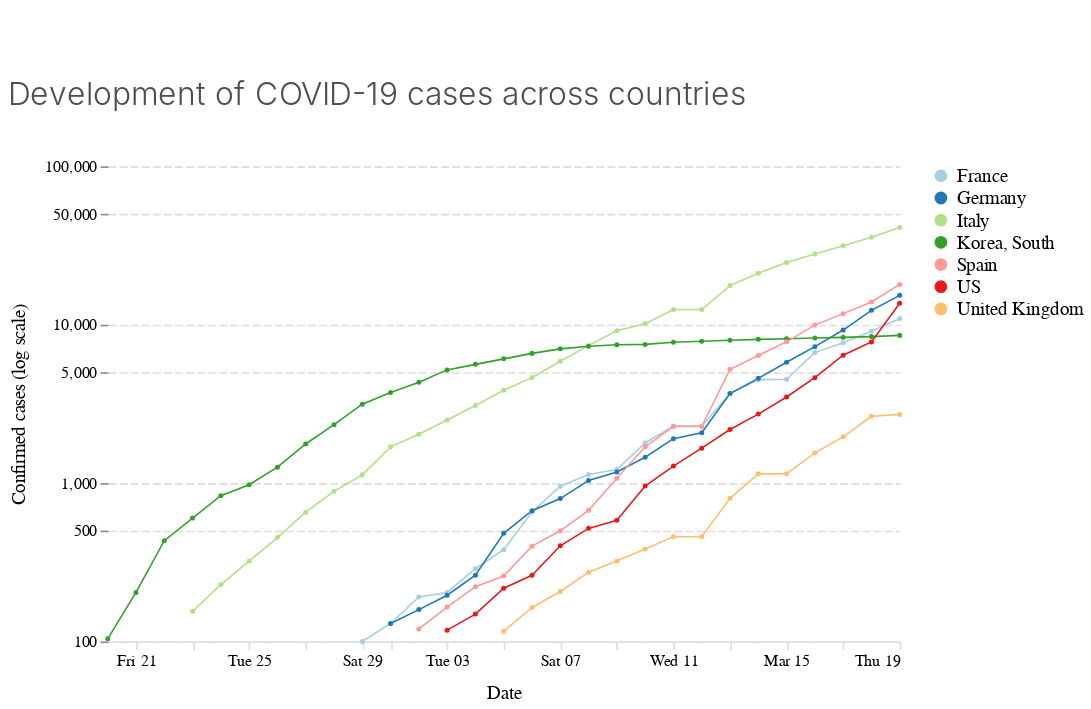

This figure's notebook cell:
### Markdown cell above
## Case count per day

### Code cell
alt.Chart(
    confirmed_sel, 
    height=300,
    title='Development of COVID-19 cases across countries'
).mark_line(
    point=alt.OverlayMarkDef(shape='circle', size=10)
).encode(
    alt.X('date:T', title='Date'),
    alt.Y(
        'value:Q', 
        scale=alt.Scale(
            type='log', 
            bins=[100,500,1000,5000,10000,50000,100000]),
        title='Confirmed cases (log scale)'
    ),
    color='country:N')

### Figure 1 — Vega-Lite specification as saved in the notebook (floating-point values rounded to 4 significant figures; data arrays with more than 128 entries replaced by an {"elided": "..."} marker saying what was removed)
{"$schema": "https://vega.github.io/schema/vega-lite/v3.4.0.json", "config": {"area": {"fill": "#1696d2"}, "axisX": {"domain": true, "domainColor": "#DEDDDD", "domainDashOffset": 10, "domainWidth": 1, "grid": false, "labelAngle": 0, "labelFont": "Avenir", "labelFontSize": 10, "tickColor": "#DEDDDD", "titleFont": "Avenir", "titleFontSize": 12, "titleFontWeight": 400, "titlePadding": 10}, "axisY": {"domain": false, "domainDashOffset": 10, "grid": true, "gridColor": "#DEDDDD", "gridDash": [5, 2], "gridWidth": 1, "labelAngle": 0, "labelFont": "Avenir", "labelFontSize": 10, "titleFont": "Avenir", "titleFontSize": 12, "titleFontWeight": 400, "titlePadding": 10}, "bar": {"fill": "#1696d2", "strokeWidth": 0}, "guide-title": {"color": "Monospace", "font": "Avenir", "fontSize": 15}, "header": {"titleFontSize": 12, "titleFontWeight": 400}, "legend": {"labelFont": "Avenir", "labelFontSize": 12, "symbolSize": 50, "symbolType": "circle", "title": "", "titleFont": "Avenir", "titleFontSize": 12}, "line": {"color": "#1696d2", "stroke": "#1696d2", "strokeWidth": 1}, "path": {"stroke": "#1696d2"}, "point": {"filled": true}, "range": {"category": ["#a6cee3", "#1f78b4", "#b2df8a", "#33a02c", "#fb9a99", "#e31a1c", "#fdbf6f", "#ff7f00"], "diverging": ["#cfe8f3", "#a2d4ec", "#73bfe2", "#46abdb", "#1696d2", "#12719e"]}, "text": {"align": "right", "color": "#1696d2", "font": "Avenir", "fontSize": 12, "fontWeight": 400, "size": 11}, "title": {"anchor": "start", "color": "#4d4d4d", "font": "Avenir", "fontSize": 20, "fontWeight": 300, "lineHeight": 100, "offset": 30}, "trail": {"color": "#1696d2", "stroke": "#1696d2"}, "view": {"strokeWidth": 0}}, "data": {"name": "data-c40126000cd64beda757441358d53eea"}, "datasets": {"data-c40126000cd64beda757441358d53eea": {"elided": "144 records"}}, "encoding": {"color": {"field": "country", "type": "nominal"}, "x": {"field": "date", "title": "Date", "type": "temporal"}, "y": {"field": "value", "scale": {"bins": [100, 500, 1000, 5000, 10000, 50000, 100000], "type": "log"}, "title": "Confirmed cases (log scale)", "type": "quantitative"}}, "height": 300, "mark": {"point": {"shape": "circle", "size": 10}, "type": "line"}, "padding": {"bottom": 5, "left": 5, "right": 5, "top": 50}, "title": "Development of COVID-19 cases across countries", "width": 500}
